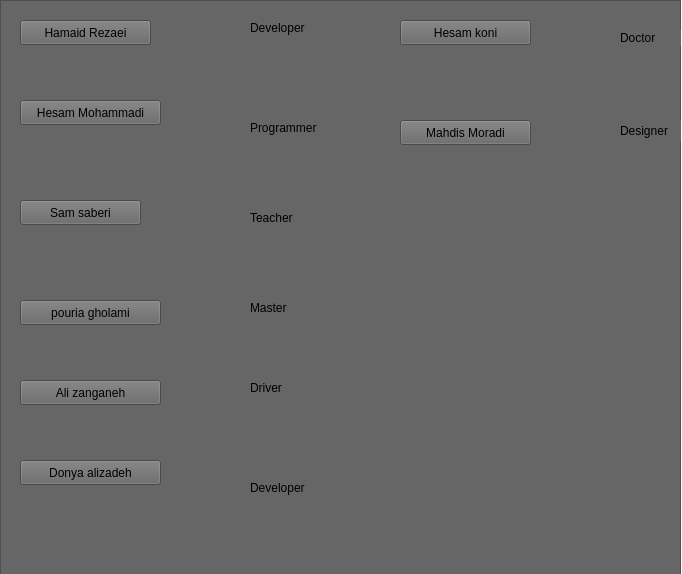
<?xml version="1.0" encoding="UTF-8"?>
<ui version="4.0">
 <class>Likes</class>
 <widget class="QWidget" name="Likes">
  <property name="geometry">
   <rect>
    <x>0</x>
    <y>0</y>
    <width>682</width>
    <height>574</height>
   </rect>
  </property>
  <property name="windowTitle">
   <string>Form</string>
  </property>
  <property name="styleSheet">
   <string notr="true">background-color: rgb(255, 255, 255);</string>
  </property>
  <widget class="QPushButton" name="pushButton">
   <property name="geometry">
    <rect>
     <x>600</x>
     <y>407</y>
     <width>81</width>
     <height>41</height>
    </rect>
   </property>
   <property name="styleSheet">
    <string notr="true">font: 75 10pt &quot;MS Shell Dlg 2&quot;;
color: rgb(255, 255, 255);
background-color: rgb(0, 0, 0);
border-radius:10px;</string>
   </property>
   <property name="text">
    <string>Show</string>
   </property>
  </widget>
  <widget class="QFrame" name="frame">
   <property name="geometry">
    <rect>
     <x>0</x>
     <y>0</y>
     <width>681</width>
     <height>581</height>
    </rect>
   </property>
   <property name="styleSheet">
    <string notr="true">background-color: rgb(102, 102, 102);</string>
   </property>
   <property name="frameShape">
    <enum>QFrame::StyledPanel</enum>
   </property>
   <property name="frameShadow">
    <enum>QFrame::Raised</enum>
   </property>
   <widget class="QLabel" name="label">
    <property name="geometry">
     <rect>
      <x>180</x>
      <y>10</y>
      <width>61</width>
      <height>71</height>
     </rect>
    </property>
    <property name="styleSheet">
     <string notr="true">border-image: url(:/new/prefix1/photo/pic1.jpg);</string>
    </property>
    <property name="text">
     <string/>
    </property>
   </widget>
   <widget class="QLabel" name="label_8">
    <property name="geometry">
     <rect>
      <x>180</x>
      <y>100</y>
      <width>61</width>
      <height>71</height>
     </rect>
    </property>
    <property name="styleSheet">
     <string notr="true">border-image: url(:/new/prefix1/photo/pic10.jpg);</string>
    </property>
    <property name="text">
     <string/>
    </property>
   </widget>
   <widget class="QLabel" name="label_9">
    <property name="geometry">
     <rect>
      <x>180</x>
      <y>190</y>
      <width>61</width>
      <height>71</height>
     </rect>
    </property>
    <property name="styleSheet">
     <string notr="true">border-image: url(:/new/prefix1/photo/pic11.jpg);</string>
    </property>
    <property name="text">
     <string/>
    </property>
   </widget>
   <widget class="QLabel" name="label_10">
    <property name="geometry">
     <rect>
      <x>180</x>
      <y>280</y>
      <width>61</width>
      <height>71</height>
     </rect>
    </property>
    <property name="styleSheet">
     <string notr="true">border-image: url(:/new/prefix1/photo/pic3.jpg);</string>
    </property>
    <property name="text">
     <string/>
    </property>
   </widget>
   <widget class="QLabel" name="label_11">
    <property name="geometry">
     <rect>
      <x>180</x>
      <y>360</y>
      <width>61</width>
      <height>71</height>
     </rect>
    </property>
    <property name="styleSheet">
     <string notr="true">border-image: url(:/new/prefix1/photo/pic5.jpg);</string>
    </property>
    <property name="text">
     <string/>
    </property>
   </widget>
   <widget class="QLabel" name="label_12">
    <property name="geometry">
     <rect>
      <x>180</x>
      <y>450</y>
      <width>61</width>
      <height>71</height>
     </rect>
    </property>
    <property name="styleSheet">
     <string notr="true">border-image: url(:/new/prefix1/photo/pic4.jpg);</string>
    </property>
    <property name="text">
     <string/>
    </property>
   </widget>
   <widget class="QLabel" name="label_13">
    <property name="geometry">
     <rect>
      <x>250</x>
      <y>20</y>
      <width>101</width>
      <height>16</height>
     </rect>
    </property>
    <property name="styleSheet">
     <string notr="true">font: 75 9pt &quot;MS Shell Dlg 2&quot;;
color: rgb(0, 0, 0);</string>
    </property>
    <property name="text">
     <string>Developer</string>
    </property>
   </widget>
   <widget class="QPushButton" name="pushButton_2">
    <property name="geometry">
     <rect>
      <x>20</x>
      <y>20</y>
      <width>131</width>
      <height>25</height>
     </rect>
    </property>
    <property name="styleSheet">
     <string notr="true">border-color: rgb(255, 255, 255);
color: rgb(0, 0, 0);
font: 75 10pt &quot;MS Shell Dlg 2&quot;;</string>
    </property>
    <property name="text">
     <string>Hamaid Rezaei</string>
    </property>
   </widget>
   <widget class="QLabel" name="label_14">
    <property name="geometry">
     <rect>
      <x>250</x>
      <y>120</y>
      <width>101</width>
      <height>16</height>
     </rect>
    </property>
    <property name="styleSheet">
     <string notr="true">font: 75 9pt &quot;MS Shell Dlg 2&quot;;
color: rgb(0, 0, 0);</string>
    </property>
    <property name="text">
     <string>Programmer</string>
    </property>
   </widget>
   <widget class="QLabel" name="label_15">
    <property name="geometry">
     <rect>
      <x>250</x>
      <y>210</y>
      <width>101</width>
      <height>16</height>
     </rect>
    </property>
    <property name="styleSheet">
     <string notr="true">font: 75 9pt &quot;MS Shell Dlg 2&quot;;
color: rgb(0, 0, 0);</string>
    </property>
    <property name="text">
     <string>Teacher</string>
    </property>
   </widget>
   <widget class="QLabel" name="label_16">
    <property name="geometry">
     <rect>
      <x>250</x>
      <y>300</y>
      <width>101</width>
      <height>16</height>
     </rect>
    </property>
    <property name="styleSheet">
     <string notr="true">font: 75 9pt &quot;MS Shell Dlg 2&quot;;
color: rgb(0, 0, 0);</string>
    </property>
    <property name="text">
     <string>Master</string>
    </property>
   </widget>
   <widget class="QLabel" name="label_17">
    <property name="geometry">
     <rect>
      <x>250</x>
      <y>380</y>
      <width>101</width>
      <height>16</height>
     </rect>
    </property>
    <property name="styleSheet">
     <string notr="true">font: 75 9pt &quot;MS Shell Dlg 2&quot;;
color: rgb(0, 0, 0);</string>
    </property>
    <property name="text">
     <string>Driver</string>
    </property>
   </widget>
   <widget class="QLabel" name="label_18">
    <property name="geometry">
     <rect>
      <x>250</x>
      <y>480</y>
      <width>101</width>
      <height>16</height>
     </rect>
    </property>
    <property name="styleSheet">
     <string notr="true">font: 75 9pt &quot;MS Shell Dlg 2&quot;;
color: rgb(0, 0, 0);</string>
    </property>
    <property name="text">
     <string>Developer</string>
    </property>
   </widget>
   <widget class="QPushButton" name="pushButton_3">
    <property name="geometry">
     <rect>
      <x>20</x>
      <y>100</y>
      <width>141</width>
      <height>25</height>
     </rect>
    </property>
    <property name="styleSheet">
     <string notr="true">color: rgb(0, 0, 0);
border-color: rgb(255, 255, 255);
font: 75 9pt &quot;MS Shell Dlg 2&quot;;</string>
    </property>
    <property name="text">
     <string>Hesam Mohammadi</string>
    </property>
   </widget>
   <widget class="QPushButton" name="pushButton_4">
    <property name="geometry">
     <rect>
      <x>20</x>
      <y>200</y>
      <width>121</width>
      <height>25</height>
     </rect>
    </property>
    <property name="styleSheet">
     <string notr="true">color: rgb(0, 0, 0);
border-color: rgb(255, 255, 255);
font: 75 9pt &quot;MS Shell Dlg 2&quot;;</string>
    </property>
    <property name="text">
     <string>Sam saberi</string>
    </property>
   </widget>
   <widget class="QPushButton" name="pushButton_5">
    <property name="geometry">
     <rect>
      <x>20</x>
      <y>300</y>
      <width>141</width>
      <height>25</height>
     </rect>
    </property>
    <property name="styleSheet">
     <string notr="true">color: rgb(0, 0, 0);
border-color: rgb(255, 255, 255);
font: 75 9pt &quot;MS Shell Dlg 2&quot;;</string>
    </property>
    <property name="text">
     <string>pouria gholami</string>
    </property>
   </widget>
   <widget class="QPushButton" name="pushButton_6">
    <property name="geometry">
     <rect>
      <x>20</x>
      <y>380</y>
      <width>141</width>
      <height>25</height>
     </rect>
    </property>
    <property name="styleSheet">
     <string notr="true">color: rgb(0, 0, 0);
border-color: rgb(255, 255, 255);
font: 75 9pt &quot;MS Shell Dlg 2&quot;;</string>
    </property>
    <property name="text">
     <string>Ali zanganeh</string>
    </property>
   </widget>
   <widget class="QPushButton" name="pushButton_7">
    <property name="geometry">
     <rect>
      <x>20</x>
      <y>460</y>
      <width>141</width>
      <height>25</height>
     </rect>
    </property>
    <property name="styleSheet">
     <string notr="true">color: rgb(0, 0, 0);
border-color: rgb(255, 255, 255);
font: 75 9pt &quot;MS Shell Dlg 2&quot;;</string>
    </property>
    <property name="text">
     <string>Donya alizadeh</string>
    </property>
   </widget>
   <widget class="QPushButton" name="pushButton_8">
    <property name="geometry">
     <rect>
      <x>400</x>
      <y>20</y>
      <width>131</width>
      <height>25</height>
     </rect>
    </property>
    <property name="styleSheet">
     <string notr="true">border-color: rgb(255, 255, 255);
color: rgb(0, 0, 0);
font: 75 10pt &quot;MS Shell Dlg 2&quot;;</string>
    </property>
    <property name="text">
     <string>Hesam koni</string>
    </property>
   </widget>
   <widget class="QLabel" name="label_2">
    <property name="geometry">
     <rect>
      <x>550</x>
      <y>20</y>
      <width>61</width>
      <height>71</height>
     </rect>
    </property>
    <property name="styleSheet">
     <string notr="true">border-image: url(:/new/prefix1/photo/pic7.jpg);</string>
    </property>
    <property name="text">
     <string/>
    </property>
   </widget>
   <widget class="QLabel" name="label_19">
    <property name="geometry">
     <rect>
      <x>620</x>
      <y>30</y>
      <width>101</width>
      <height>16</height>
     </rect>
    </property>
    <property name="styleSheet">
     <string notr="true">font: 75 9pt &quot;MS Shell Dlg 2&quot;;
color: rgb(0, 0, 0);</string>
    </property>
    <property name="text">
     <string>Doctor</string>
    </property>
   </widget>
   <widget class="QPushButton" name="pushButton_9">
    <property name="geometry">
     <rect>
      <x>400</x>
      <y>120</y>
      <width>131</width>
      <height>25</height>
     </rect>
    </property>
    <property name="styleSheet">
     <string notr="true">border-color: rgb(255, 255, 255);
color: rgb(0, 0, 0);
font: 75 10pt &quot;MS Shell Dlg 2&quot;;</string>
    </property>
    <property name="text">
     <string>Mahdis Moradi</string>
    </property>
   </widget>
   <widget class="QLabel" name="label_3">
    <property name="geometry">
     <rect>
      <x>550</x>
      <y>120</y>
      <width>61</width>
      <height>71</height>
     </rect>
    </property>
    <property name="styleSheet">
     <string notr="true">border-image: url(:/new/prefix1/photo/6d639d40-4fa2-11ee-8a5b-cd5f522ee0ba.jpg);</string>
    </property>
    <property name="text">
     <string/>
    </property>
   </widget>
   <widget class="QLabel" name="label_20">
    <property name="geometry">
     <rect>
      <x>620</x>
      <y>120</y>
      <width>101</width>
      <height>21</height>
     </rect>
    </property>
    <property name="styleSheet">
     <string notr="true">font: 75 9pt &quot;MS Shell Dlg 2&quot;;
color: rgb(0, 0, 0);</string>
    </property>
    <property name="text">
     <string>Designer</string>
    </property>
   </widget>
  </widget>
 </widget>
 <resources/>
 <connections>
  <connection>
   <sender>pushButton_2</sender>
   <signal>clicked()</signal>
   <receiver>label</receiver>
   <slot>show()</slot>
   <hints>
    <hint type="sourcelabel">
     <x>118</x>
     <y>33</y>
    </hint>
    <hint type="destinationlabel">
     <x>231</x>
     <y>62</y>
    </hint>
   </hints>
  </connection>
  <connection>
   <sender>pushButton_2</sender>
   <signal>clicked()</signal>
   <receiver>label_13</receiver>
   <slot>show()</slot>
   <hints>
    <hint type="sourcelabel">
     <x>141</x>
     <y>28</y>
    </hint>
    <hint type="destinationlabel">
     <x>298</x>
     <y>31</y>
    </hint>
   </hints>
  </connection>
  <connection>
   <sender>pushButton_3</sender>
   <signal>clicked()</signal>
   <receiver>label_8</receiver>
   <slot>show()</slot>
   <hints>
    <hint type="sourcelabel">
     <x>142</x>
     <y>110</y>
    </hint>
    <hint type="destinationlabel">
     <x>217</x>
     <y>114</y>
    </hint>
   </hints>
  </connection>
  <connection>
   <sender>pushButton_3</sender>
   <signal>clicked()</signal>
   <receiver>label_14</receiver>
   <slot>show()</slot>
   <hints>
    <hint type="sourcelabel">
     <x>126</x>
     <y>114</y>
    </hint>
    <hint type="destinationlabel">
     <x>317</x>
     <y>132</y>
    </hint>
   </hints>
  </connection>
  <connection>
   <sender>pushButton_4</sender>
   <signal>clicked()</signal>
   <receiver>label_9</receiver>
   <slot>show()</slot>
   <hints>
    <hint type="sourcelabel">
     <x>138</x>
     <y>215</y>
    </hint>
    <hint type="destinationlabel">
     <x>210</x>
     <y>219</y>
    </hint>
   </hints>
  </connection>
  <connection>
   <sender>pushButton_4</sender>
   <signal>clicked()</signal>
   <receiver>label_15</receiver>
   <slot>show()</slot>
   <hints>
    <hint type="sourcelabel">
     <x>124</x>
     <y>207</y>
    </hint>
    <hint type="destinationlabel">
     <x>279</x>
     <y>222</y>
    </hint>
   </hints>
  </connection>
  <connection>
   <sender>pushButton_5</sender>
   <signal>clicked()</signal>
   <receiver>label_10</receiver>
   <slot>show()</slot>
   <hints>
    <hint type="sourcelabel">
     <x>154</x>
     <y>312</y>
    </hint>
    <hint type="destinationlabel">
     <x>199</x>
     <y>312</y>
    </hint>
   </hints>
  </connection>
  <connection>
   <sender>pushButton_5</sender>
   <signal>clicked()</signal>
   <receiver>label_16</receiver>
   <slot>show()</slot>
   <hints>
    <hint type="sourcelabel">
     <x>135</x>
     <y>316</y>
    </hint>
    <hint type="destinationlabel">
     <x>340</x>
     <y>315</y>
    </hint>
   </hints>
  </connection>
  <connection>
   <sender>pushButton_6</sender>
   <signal>clicked()</signal>
   <receiver>label_11</receiver>
   <slot>show()</slot>
   <hints>
    <hint type="sourcelabel">
     <x>150</x>
     <y>393</y>
    </hint>
    <hint type="destinationlabel">
     <x>203</x>
     <y>393</y>
    </hint>
   </hints>
  </connection>
  <connection>
   <sender>pushButton_6</sender>
   <signal>clicked()</signal>
   <receiver>label_17</receiver>
   <slot>show()</slot>
   <hints>
    <hint type="sourcelabel">
     <x>151</x>
     <y>396</y>
    </hint>
    <hint type="destinationlabel">
     <x>279</x>
     <y>387</y>
    </hint>
   </hints>
  </connection>
  <connection>
   <sender>pushButton_7</sender>
   <signal>clicked()</signal>
   <receiver>label_12</receiver>
   <slot>show()</slot>
   <hints>
    <hint type="sourcelabel">
     <x>156</x>
     <y>467</y>
    </hint>
    <hint type="destinationlabel">
     <x>205</x>
     <y>478</y>
    </hint>
   </hints>
  </connection>
  <connection>
   <sender>pushButton_7</sender>
   <signal>clicked()</signal>
   <receiver>label_18</receiver>
   <slot>show()</slot>
   <hints>
    <hint type="sourcelabel">
     <x>145</x>
     <y>461</y>
    </hint>
    <hint type="destinationlabel">
     <x>344</x>
     <y>494</y>
    </hint>
   </hints>
  </connection>
  <connection>
   <sender>pushButton_8</sender>
   <signal>clicked()</signal>
   <receiver>label_2</receiver>
   <slot>show()</slot>
   <hints>
    <hint type="sourcelabel">
     <x>501</x>
     <y>28</y>
    </hint>
    <hint type="destinationlabel">
     <x>583</x>
     <y>35</y>
    </hint>
   </hints>
  </connection>
  <connection>
   <sender>pushButton_8</sender>
   <signal>clicked()</signal>
   <receiver>label_19</receiver>
   <slot>show()</slot>
   <hints>
    <hint type="sourcelabel">
     <x>494</x>
     <y>32</y>
    </hint>
    <hint type="destinationlabel">
     <x>639</x>
     <y>37</y>
    </hint>
   </hints>
  </connection>
  <connection>
   <sender>pushButton_9</sender>
   <signal>clicked()</signal>
   <receiver>label_3</receiver>
   <slot>show()</slot>
   <hints>
    <hint type="sourcelabel">
     <x>514</x>
     <y>125</y>
    </hint>
    <hint type="destinationlabel">
     <x>569</x>
     <y>136</y>
    </hint>
   </hints>
  </connection>
  <connection>
   <sender>pushButton_9</sender>
   <signal>clicked()</signal>
   <receiver>label_20</receiver>
   <slot>show()</slot>
   <hints>
    <hint type="sourcelabel">
     <x>522</x>
     <y>122</y>
    </hint>
    <hint type="destinationlabel">
     <x>657</x>
     <y>132</y>
    </hint>
   </hints>
  </connection>
 </connections>
</ui>
